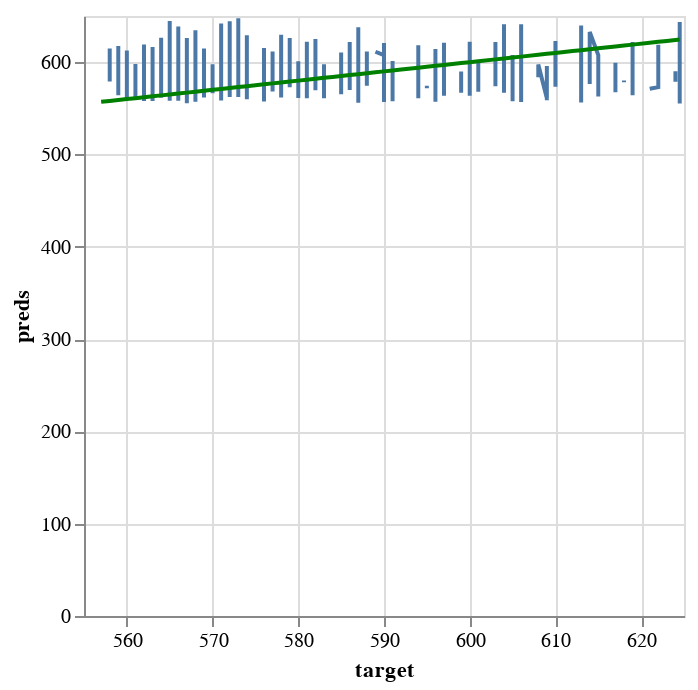

Notebook code cell kept with this figure:
### Markdown cell above
### E.5 Business Impact from Current Model Performance

> Provide some analysis on the model impacts from the business point of view

### Code cell
# <Student to fill this section>

y_1 = y_train['rent']
y_pred = predictions[f"y_pred_{0.0002}_{1}"]
y_pred = pd.DataFrame(y_pred, columns=['rent_pred'])
y_2 = y_pred['rent_pred']

train_set = alt.Chart(pd.DataFrame({'target': y_1, 'preds': y_1})).mark_line(color='green').encode(
    x='target',
    y='preds'
)
test_set = alt.Chart(pd.DataFrame({'target': y_1, 'preds': y_2})).mark_line().encode(
    x='target',
    y='preds'
  )

test_set + train_set

### Figure 1 — Vega-Lite specification as saved in the notebook (floating-point values rounded to 4 significant figures; data arrays with more than 128 entries replaced by an {"elided": "..."} marker saying what was removed)
{"config": {"view": {"continuousWidth": 300, "continuousHeight": 300}}, "layer": [{"data": {"name": "data-47d6ed7411c6b871a4cd6441776f0824"}, "mark": {"type": "line"}, "encoding": {"x": {"field": "target", "type": "quantitative"}, "y": {"field": "preds", "type": "quantitative"}}}, {"data": {"name": "data-1f6f6860f05918627a0a181d822eb138"}, "mark": {"type": "line", "color": "green"}, "encoding": {"x": {"field": "target", "type": "quantitative"}, "y": {"field": "preds", "type": "quantitative"}}}], "$schema": "https://vega.github.io/schema/vega-lite/v5.20.1.json", "datasets": {"data-47d6ed7411c6b871a4cd6441776f0824": {"elided": "3428 records"}, "data-1f6f6860f05918627a0a181d822eb138": {"elided": "3428 records"}}}
